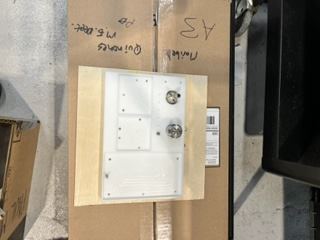
#> input picture test.jpg, 320 x 240 px
$ python color.py
#> lines starting #> are read from the running program, lines starting #| are printed output that depends on the picture; after the words box and inside, x2 and y2 are one past the last pixel; in counts of white or black regions, pixels touching at a corner belong together
import cv2
import numpy as np

# Reading the image
img = cv2.imread('test.jpg')
#> img is the input picture: shape (240, 320, 3); mean B, G, R 123, 139.8, 150.4

cv2.namedWindow('image', cv2.WINDOW_NORMAL)
cv2.resizeWindow('image', 1920,1080)

# Showing the output


hsv = cv2.cvtColor(img, cv2.COLOR_BGR2HSV)
#> hsv: shape (240, 320, 3); mean H, S, V 30, 51.7, 151


# lower bound and upper bound for Green color
lower_bound = np.array([50, 20, 20])
upper_bound = np.array([100, 255, 255])

# find the colors within the boundaries
mask = cv2.inRange(hsv, lower_bound, upper_bound)
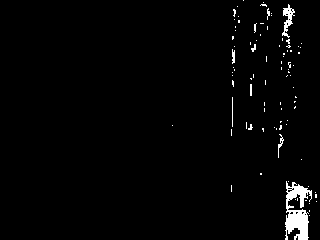
#> mask: shape (240, 320); 2% white; 90 white regions (82 under 20 px), largest, box (x1, y1, x2, y2) and area: (285, 181, 312, 240) 897, (282, 4, 295, 38) 179, (278, 134, 284, 158) 45

cv2.imshow("image", mask)


cv2.waitKey(0)
cv2.destroyAllWindows()
